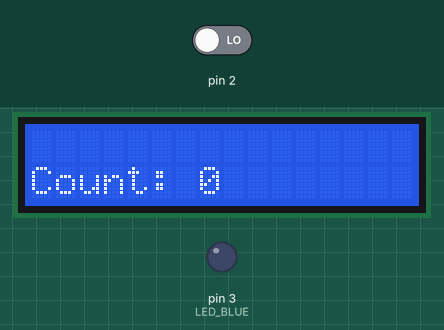
Recording of a sketch running on a simulated Arduino Uno, built with avr-gcc and run on an emulated ATmega328P. On the bench: 16×2 character LCD, output pins drawn as LEDs (lit = HIGH). The test bench sets the inputs (shaded band); at power-on: pin 2 LOW. Pins used as bus, display or sensor lines are not drawn; what the sketch prints to the serial monitor is not drawn.

Above: at 1.2 s.
1.3 s: pin 2 driven HIGH
At 2.5 s:
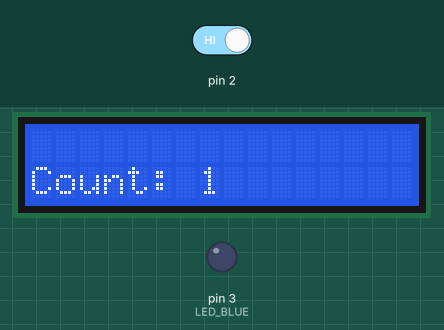
Timing chart, 0 to 4.3 s (numbered marks = the images above; inputs shaded):
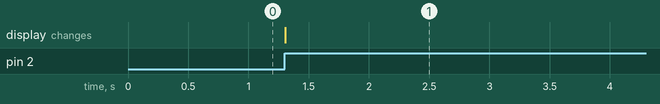

Measured:
- after the input at 1.3 s, the display: changes at once (image 1)

The sketch:

interruptions03.ino
```cpp
#include <Wire.h>
#include <LiquidCrystal_I2C.h>

// Dirección I2C del módulo (normalmente 0x27 o 0x3F)
LiquidCrystal_I2C lcd(0x27, 16, 2);

volatile int count = 0;
int prev_count = 0;
constexpr int LED_RED = 1;
constexpr int LED_BLUE = 3;
constexpr int LIMIT_MAX = 20;

void setup() {
  lcd.init();             // Inicializar LCD
  lcd.backlight();        // Encender retroiluminación
  lcd.setCursor(0, 0);

  Serial.begin(9600);
  attachInterrupt(digitalPinToInterrupt(2), foo_interruption, RISING);
  pinMode(LED_RED, OUTPUT);
  pinMode(LED_BLUE, OUTPUT);
  for (int i = 0; i < 20; i++) {
    Serial.println();  // imprime 20 saltos de línea
  }
}

void loop() {
  lcd.setCursor(0, 1);
  lcd.print("Count: ");
  lcd.print(count);
  if (prev_count != count) {
    Serial.print("Contador: ");
    Serial.println(count);
    digitalWrite(LED_RED, !digitalRead(3));
    if (count == LIMIT_MAX) {
      digitalWrite(LED_BLUE, HIGH);
    }
    prev_count = count;
  }
  else {
    // TODO
  }
}

void foo_interruption() {
    count = count + 1;
}
```
